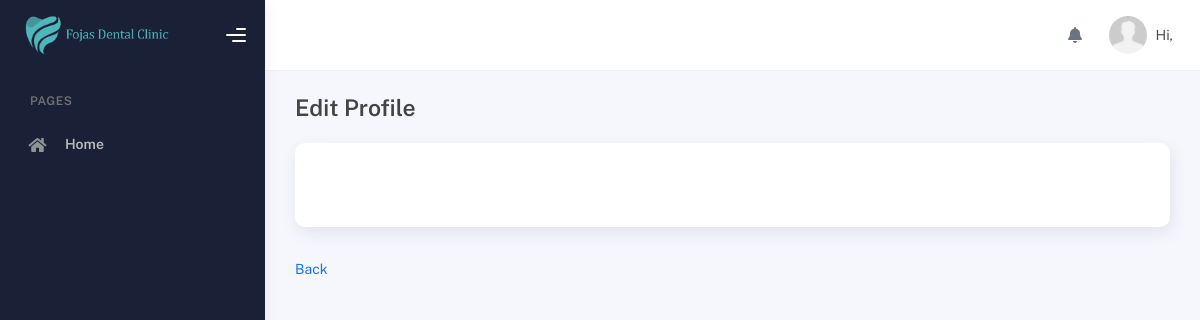
The app's page /modules/admin/edit-profile.php?user_id=20257230, older data.
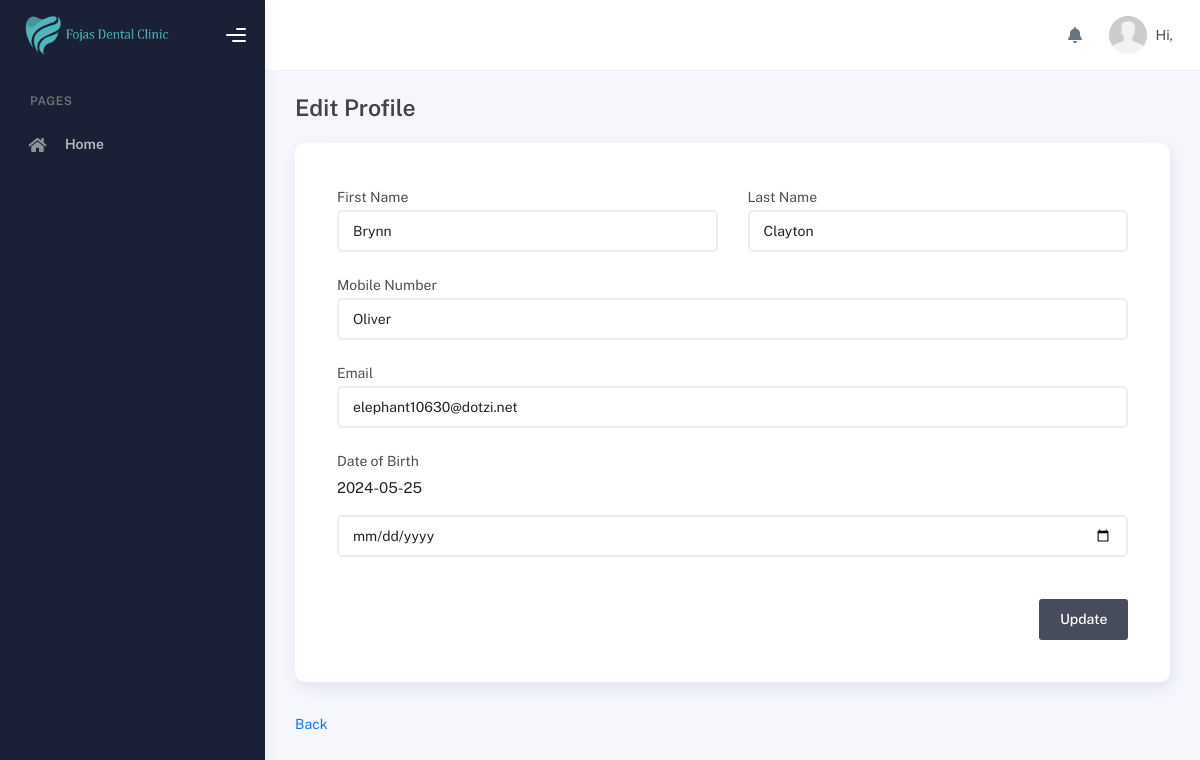
The same page, newer data.
### tables this page shows
CREATE TABLE `users` (
  `id` int(11) NOT NULL,
  `user_id` int(100) NOT NULL,
  `role_id` int(11) NOT NULL,
  `first_name` varchar(250) NOT NULL,
  `middle_name` varchar(255) NOT NULL,
  `last_name` varchar(255) NOT NULL,
  `mobile_number` varchar(255) NOT NULL,
  `email` varchar(255) NOT NULL,
  `password` varchar(255) NOT NULL,
  `date_of_birth` date NOT NULL,
  `date_created` date NOT NULL,
  `date_updated` date NOT NULL,
  `token` varchar(255) DEFAULT NULL,
  `address` varchar(255) DEFAULT NULL,
  `otp` varchar(100) DEFAULT NULL
);

### modules/admin/edit-profile.php (the view, shortened to what this page needs)
<?php
include('../../connection/connection.php');
?>
<!DOCTYPE html>
<html lang="en">
<head>
    <?php include '../../includes/styles.php' ?>
</head>
<body>
    <div class="wrapper">
        <?php include '../../includes/sidebar.php'; ?>
      <div class="main-panel">
        <?php include '../../includes/topbar.php'; ?>
        <div class="container">
          <div class="page-inner">
            <div class="page-header">
              <h4 class="page-title">Edit Profile</h4>
            </div>
            <div class="page-category">
                <div class="card p-5">
                <?php
                    if(isset($_GET['user_id'])){
                        $user_id = $_GET['user_id'];
                        $query_profile = "SELECT users.user_id AS user_id, users.first_name AS first_name, users.middle_name AS middle_name, users.last_name AS last_name, users.mobile_number AS mobile_number, users.email AS email, users.date_of_birth AS date_of_birth FROM users
                        WHERE users.role_id = '2' AND users.user_id = '$user_id'";
                        $run_profile = mysqli_query($conn,$query_profile);
                        if(mysqli_num_rows($run_profile) > 0){
                            foreach($run_profile as $row_profile){
                                ?>
                                    <form action="" method="POST">
                                        <div class="row">
                                            <div class="col-lg-6 mb-4">
                                                <label for="">First Name</label>
                                                <input type="text" name="first_name" class="form-control" value="<?php echo $row_profile['first_name']?>">
                                            </div>
                                            <div class="col-lg-6 mb-4">
                                                <label for="">Last Name</label>
                                                <input type="text" name="last_name" class="form-control" value="<?php echo $row_profile['last_name']?>">
                                            </div>
                                            <div class="col-lg-12 mb-4">
                                            <label for="">Mobile Number</label>
                                            <input type="text" name="mobile_number" class="form-control" value="<?php echo $row_profile['mobile_number']?>">
                                            </div>
                                            <div class="col-lg-12 mb-4">
                                                <label for="">Email</label>
                                                <input type="email" name="email" class="form-control" value="<?php echo $row_profile['email']?>">
                                            </div>
                                            <div class="col-lg-12 mb-5">
                                                <label for="">Date of Birth</label>
                                                <p><?php echo $row_profile['date_of_birth']?></p>
                                                <input type="date" class="form-control"  name="date_of_birth">
                                            </div>
                                            <div class="col-lg-12 d-flex justify-content-end">
                                                <input type="submit" class="btn btn-black op-8" name="update_profile" value="Update">
                                            </div>
                                        </div>
                                    </form>
                                <?php
                            }
                        }
                    }
                    ?>
                </div>
            <a href="my-profile.php">Back</a>
            </div>
          </div>
        </div>
      </div>
    </div>
</body>
</html>

Row changes from the older to the newer data that the page shows:
now on this page (row edited): users: first_name "Brynn", last_name "Clayton", mobile_number "Oliver", email "elephant10630@dotzi.net", date_of_birth "2024-05-25"
